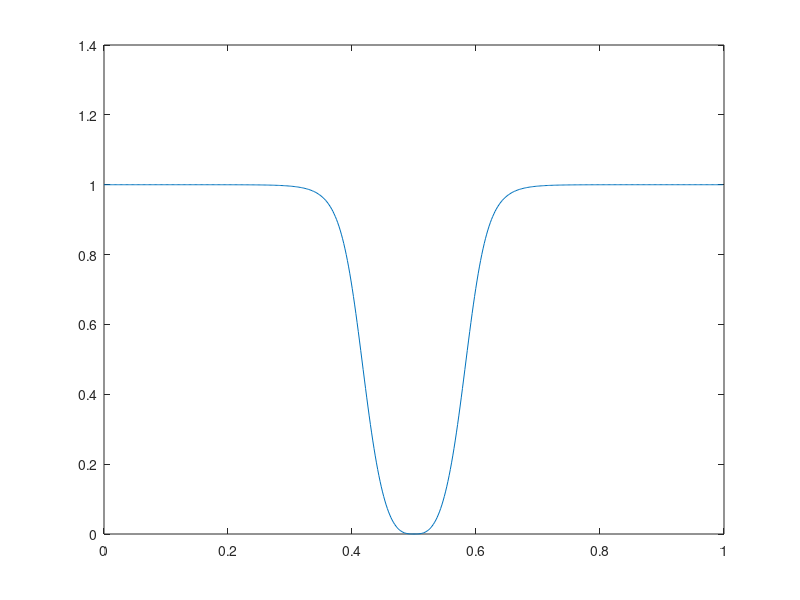
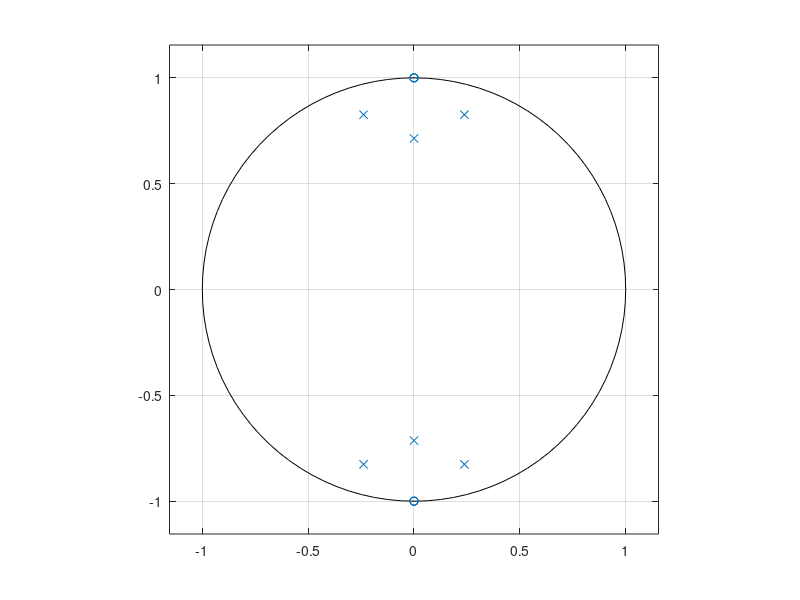

Write the MATLAB code that produced these figures, in order.
wn = [2/5 3/5];
[Num, Den] = butter(3, wn, 'stop');
freqz(Num, Den)
[H W] = freqz(Num, Den);

figure(1); clf;
plot(W/pi, abs(H));

figure(2); clf;
zplane(Num, Den);
